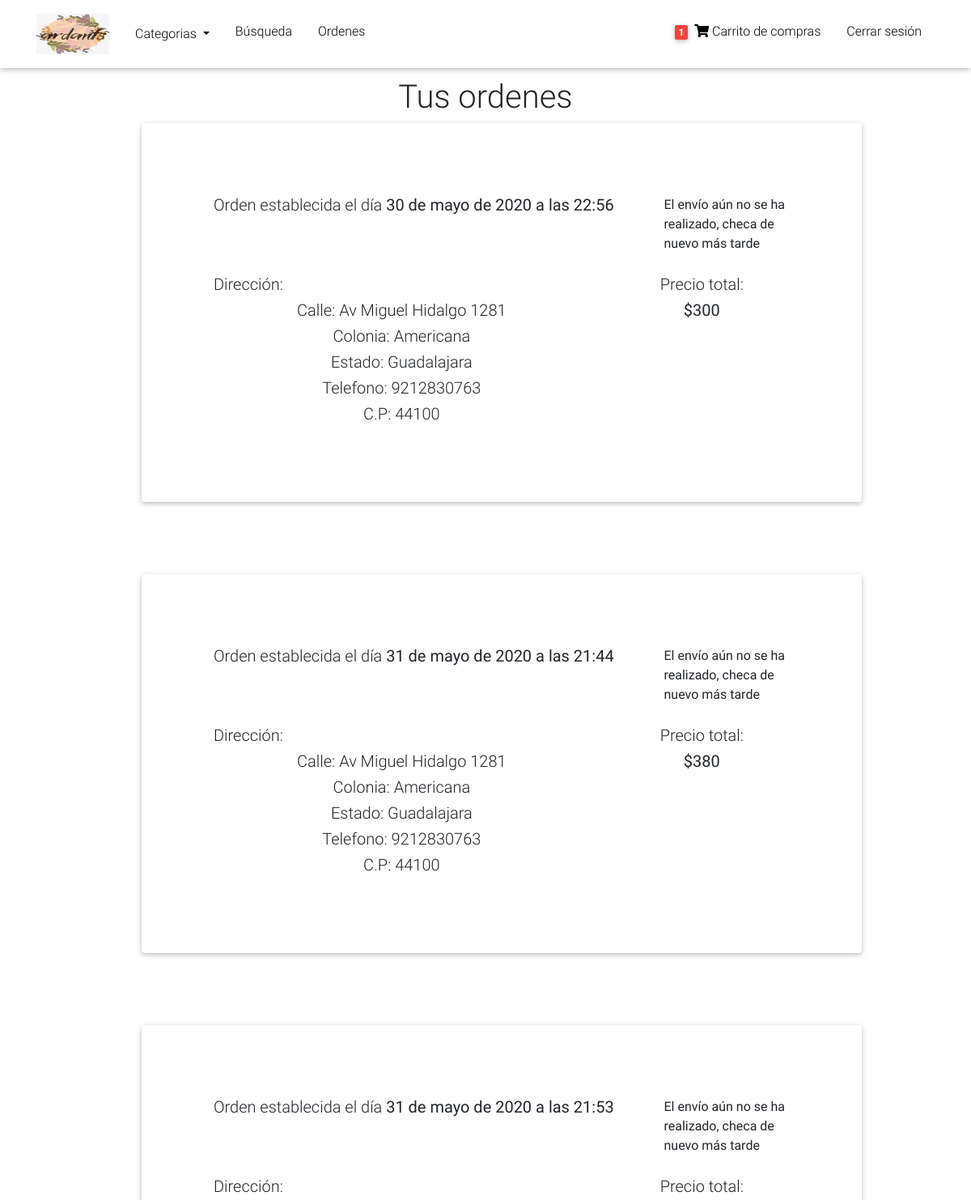
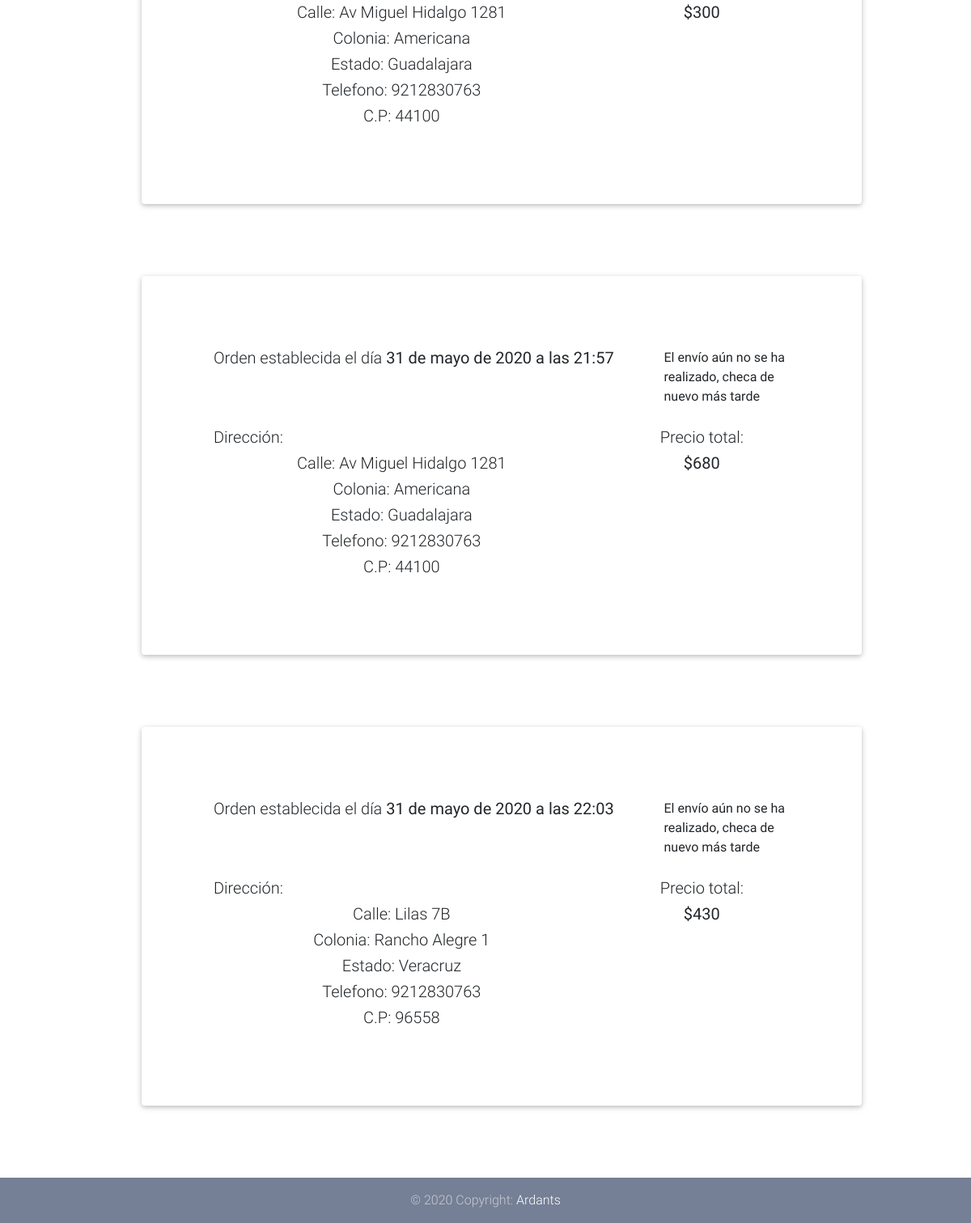
Page /myorders/ (signed in) on the earlier database version (2 pictures, top to bottom).
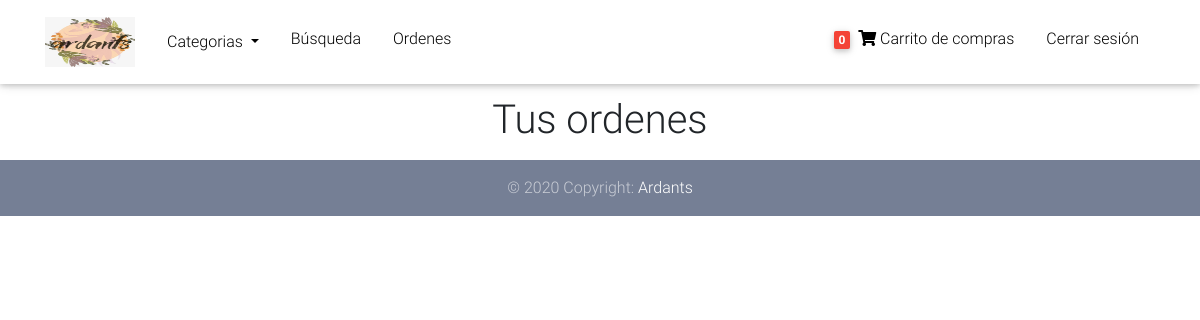
Same page on the later database version.
### core/models.py (models this page shows, shortened)
class Order(models.Model):
    user = models.ForeignKey(settings.AUTH_USER_MODEL, on_delete= models.CASCADE, verbose_name = "Usuario")
    sent = models.BooleanField(default=False, verbose_name = "¿Ha sido enviado?")
    ref_code = models.CharField(max_length=30 , verbose_name = "Número de rastreo")
    ordered = models.BooleanField(default=False , verbose_name = "¿Ordenado?")
    items = models.ManyToManyField(OrderItem , verbose_name = "Productos")
    start_date = models.DateTimeField(auto_now= True)
    ordered_date = models.DateTimeField(verbose_name = "Fecha de orden")
    shipping_address = models.ForeignKey('Address', related_name="shipping_address" ,on_delete=models.CASCADE, blank = True, null = True, verbose_name = "Dirección")
    payment = models.ForeignKey('Payment', on_delete=models.CASCADE, blank = True, null = True, verbose_name = "Pago")
    sent_price = models.IntegerField(blank = True, null = True, verbose_name = "Precio de envío")
    class Meta:
        verbose_name = "Orden"
        verbose_name_plural = "Ordenes"
    def get_total(self):
        total = 0
        for order_item in self.items.all():
            total += order_item.get_final_price()
        return total

class Address(models.Model):
    user = models.ForeignKey(settings.AUTH_USER_MODEL, on_delete=models.CASCADE, verbose_name = "Cliente")
    street_address = models.CharField(max_length = 100, verbose_name = "Calle")
    suburb = models.CharField(max_length = 100 , verbose_name ="Colonia")
    phone_number = models.CharField(max_length = 10, verbose_name = "Telefono")
    state = models.CharField( max_length = 30, verbose_name = "estado")
    zip = models.CharField(max_length = 6, verbose_name = "Codigo Postal")
    default = models.BooleanField(default = False)
    point = models.CharField(max_length = 200, verbose_name = "Punto medio")
    class Meta:
        verbose_name = "Dirección"
        verbose_name_plural = "Direcciones"
    class Meta:
        verbose_name_plural = "Direcciones"

class OrderItem(models.Model):
    item = models.ForeignKey(Item, on_delete= models.CASCADE , verbose_name = "Producto")
    quantity = models.IntegerField(default= 1 , verbose_name = "Cantidad")
    user = models.ForeignKey(settings.AUTH_USER_MODEL, on_delete= models.CASCADE, blank = True, null = True, verbose_name = "Usuario")
    ordered = models.BooleanField(default=False, verbose_name="¿Ordenado?")
    class Meta:
        verbose_name = "Producto de orden"
        verbose_name_plural = "Productos de orden"
    def get_total_item_price(self):
        return self.quantity * self.item.price
    def get_final_price(self):
        if self.item.discount_price:
            return self.get_total_discount_item_price()
        return self.get_total_item_price()

class Item(models.Model):
    title = models.CharField(max_length = 100, verbose_name = "Nombre del articulo")
    price = models.FloatField(verbose_name = "Precio")
    discount_price = models.FloatField(blank=True, null=True, verbose_name = "Precio de descuento")
    category = models.ForeignKey(Category, on_delete= models.CASCADE, blank = True, null = True)
    label = models.CharField(choices=LABEL_CHOICES, max_length = 2, verbose_name = "Nuevo o en oferta?")
    slug = models.SlugField(verbose_name = "Link")
    description = models.TextField(verbose_name = "Descripcion")
    image = models.ImageField()
    image2 = models.ImageField(blank = True, null = True)
    image3 = models.ImageField(blank = True, null = True)
    stock = models.IntegerField(default = 1, verbose_name = "Stock")
    class Meta:
        verbose_name = "Producto"
        verbose_name_plural = "Productos"

### core/views.py (the view)
# urls.py: path('myorders/', MyOrders.as_view(), name="my-orders"),
class MyOrders(LoginRequiredMixin, ListView):
    model = Order
    template_name = "my-orders.html"
    def get_queryset(self):
          return Order.objects.filter(user = self.request.user, ordered = True)

### core/templatetags/cart_template_cart.py (called while the page is built)
@register.filter
def cart_item_count(user):
    if user.is_authenticated:
        qs = Order.objects.filter(user = user, ordered = False)
        if qs.exists():
            return qs[0].items.count()
    return 0

### templates/my-orders.html
{% extends 'base.html' %}
{% block content %}
  <div style="width: 100vw; display: flex; justify-content: center; align-content: center;">
    <div class="row" style="width: 80%;">
      <div class="col-md-12">
          <h1 style="text-align: center;">Tus ordenes</h1>
          <ul style="list-style: none;">
              {% for order in object_list %}
              <li>
                <div class="card" style="padding:10%; margin-bottom: 10%;">
                    <div class="row" style="margin-bottom: 10px;">
                      <div class="col-md-9">
                        <h5 class="card-title">Orden establecida el día <strong>{{order.ordered_date}}</strong></h5>
                      </div>
                      <div class="col-md-3">
                        {% if order.sent %}
                          <p>Producto enviado</p>
                          <p>{{order.ref_code}}</p>
                        {% else %}
                          <p>El envío aún no se ha realizado, checa de nuevo más tarde</p>
                        {% endif %}
                      </div>
                    </div>
                    <div class="row">
                      <div class="col-md-8">
                        <h5>Dirección:</h5>
                        <div style="text-align: center;">
                          <h5>Calle: {{order.shipping_address.street_address}}</h5>
                          <h5>Colonia: {{order.shipping_address.suburb}}</h5>
                          <h5>Estado: {{order.shipping_address.state}}</h5>
                          <h5>Telefono: {{order.shipping_address.phone_number}}</h5>
                          <h5>C.P: {{order.shipping_address.zip}}</h5>
                        </div>
                      </div>
                      <div class="col-md-4">
                        <h5 style="text-align: center;">Precio total:</h5>
                        <h5 style="text-align: center;"> <strong>${{order.get_total|add:order.sent_price}}</strong></h5>
                      </div>
                    </div>
                </div>
              </li>
              {% endfor %}
          </ul>
      </div>
  </div>
{% endblock %}

### templates/base.html (shortened to what this page needs)
{% load static %}
{% load cart_template_cart %}
<!DOCTYPE html>
<html lang="en">
<head>
    <link rel="stylesheet" href="https://use.fontawesome.com/releases/v5.11.2/css/all.css">
    <link href=" {% static 'css/bootstrap.min.css' %}" rel="stylesheet">
    <link href=" {% static 'css/mdb.min.css' %}" rel="stylesheet">
    <link href=" {% static 'css/style.min.css' %}" rel="stylesheet">
    <link href="{% static 'css/style.css' %}" rel="stylesheet" />
</head>
<body>
  <nav class="navbar fixed-top navbar-expand-lg navbar-light white scrolling-navbar">
    <div class="container">
      <a class="navbar-brand" href="/">
        <img src="{% static 'img/logo.jpeg' %}" width="90" height="50" alt="">
      </a>
      <div class="collapse navbar-collapse" id="navbarSupportedContent">
        <ul class="left">
          <li class="nav-item dropdown">
            <a class="nav-link dropdown-toggle" href="#" id="navbarDropdown" role="button" data-toggle="dropdown" aria-haspopup="true" aria-expanded="false">
              Categorias
            </a>
          </li>
          <li>
            <a class="nav-link waves-effect active" href="/search">Búsqueda</a>
          </li>
          {% if request.user.is_authenticated %}
          <li>
            <a class="nav-link waves-effect active" href="/myorders">Ordenes</a>
          </li>
          {% endif %}
        </ul>
        <ul class="right">
          {% if request.user.is_authenticated %}
            <li>
              <a class="nav-link waves-effect" href="{% url 'core:order-summary' %}">
                <span class="badge red z-depth-1 mr-1"> {{request.user|cart_item_count}} </span>
                <i class="fas fa-shopping-cart"></i>
                <span> Carrito de compras </span>
              </a>
            </li>
            <li>
              <a class="nav-link waves-effect" href="{% url 'account_logout' %}">
                <span> Cerrar sesión </span>
              </a>
            </li>
          {% endif %}
        </ul>
      </div>
    </div>
  </nav>
  <div class="mt-5 pt-5">
    </div>
    <div id="content">
        {% block content %}{% endblock %}
    </div>
  <footer class="page-footer text-center wow fadeIn">
    <div class="footer-copyright py-3">
      © 2020 Copyright:
      <a href="https://www.ardants.com" target="_blank">Ardants</a>
    </div>
  </footer>
</body>
</html>

Differences in the rows shown:
removed Order: ordered_date "30 de mayo de 2020 a las 22:56", shows "El envío aún no se ha realizado, checa de nuevo más tarde", shipping_address.street_address "Av Miguel Hidalgo 1281", shipping_address.suburb "Americana", shipping_address.state "Guadalajara", shipping_address.phone_number "9212830763", shipping_address.zip "44100", get_total|add "300"
removed Order: ordered_date "31 de mayo de 2020 a las 21:44", shows "El envío aún no se ha realizado, checa de nuevo más tarde", shipping_address.street_address "Av Miguel Hidalgo 1281", shipping_address.suburb "Americana", shipping_address.state "Guadalajara", shipping_address.phone_number "9212830763", shipping_address.zip "44100", get_total|add "380"
removed Order: ordered_date "31 de mayo de 2020 a las 21:53", shows "El envío aún no se ha realizado, checa de nuevo más tarde", shipping_address.street_address "Av Miguel Hidalgo 1281", shipping_address.suburb "Americana", shipping_address.state "Guadalajara", shipping_address.phone_number "9212830763", shipping_address.zip "44100", get_total|add "300"
removed Order: ordered_date "31 de mayo de 2020 a las 21:57", shows "El envío aún no se ha realizado, checa de nuevo más tarde", shipping_address.street_address "Av Miguel Hidalgo 1281", shipping_address.suburb "Americana", shipping_address.state "Guadalajara", shipping_address.phone_number "9212830763", shipping_address.zip "44100", get_total|add "680"
removed Order: ordered_date "31 de mayo de 2020 a las 22:03", shows "El envío aún no se ha realizado, checa de nuevo más tarde", shipping_address.street_address "Lilas 7B", shipping_address.suburb "Rancho Alegre 1", shipping_address.state "Veracruz", shipping_address.phone_number "9212830763", shipping_address.zip "96558", get_total|add "430"
Other differences:
{{ request.user|cart_item_count }}: "1" → "0"
